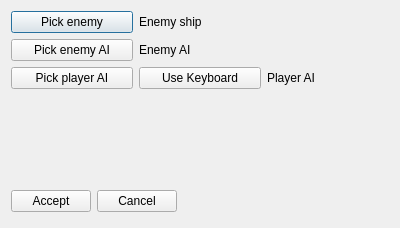
<?xml version="1.0" encoding="UTF-8"?>
<ui version="4.0">
 <class>ScenarioDialog</class>
 <widget class="QDialog" name="ScenarioDialog">
  <property name="geometry">
   <rect>
    <x>0</x>
    <y>0</y>
    <width>400</width>
    <height>228</height>
   </rect>
  </property>
  <property name="windowTitle">
   <string>Dialog</string>
  </property>
  <layout class="QGridLayout" name="gridLayout">
   <item row="0" column="0">
    <widget class="QPushButton" name="pbPickEnemy">
     <property name="text">
      <string>Pick enemy</string>
     </property>
    </widget>
   </item>
   <item row="0" column="1" colspan="2">
    <widget class="QLabel" name="lblEnemy">
     <property name="text">
      <string>Enemy ship</string>
     </property>
    </widget>
   </item>
   <item row="1" column="0">
    <widget class="QPushButton" name="pbPickEnemyAI">
     <property name="text">
      <string>Pick enemy AI</string>
     </property>
    </widget>
   </item>
   <item row="1" column="1" colspan="2">
    <widget class="QLabel" name="lblEnemyAI">
     <property name="text">
      <string>Enemy AI</string>
     </property>
    </widget>
   </item>
   <item row="2" column="0">
    <widget class="QPushButton" name="pbPickPlayerAI">
     <property name="text">
      <string>Pick player AI</string>
     </property>
    </widget>
   </item>
   <item row="2" column="1">
    <widget class="QPushButton" name="pbUseKeyboard">
     <property name="text">
      <string>Use Keyboard</string>
     </property>
    </widget>
   </item>
   <item row="2" column="2">
    <widget class="QLabel" name="lblPlayerAI">
     <property name="text">
      <string>Player AI</string>
     </property>
    </widget>
   </item>
   <item row="4" column="0" colspan="3">
    <layout class="QHBoxLayout">
     <property name="spacing">
      <number>6</number>
     </property>
     <property name="margin">
      <number>0</number>
     </property>
     <item>
      <widget class="QPushButton" name="acceptButton">
       <property name="text">
        <string>Accept</string>
       </property>
      </widget>
     </item>
     <item>
      <widget class="QPushButton" name="cancelButton">
       <property name="text">
        <string>Cancel</string>
       </property>
      </widget>
     </item>
     <item>
      <spacer>
       <property name="orientation">
        <enum>Qt::Horizontal</enum>
       </property>
       <property name="sizeHint" stdset="0">
        <size>
         <width>131</width>
         <height>31</height>
        </size>
       </property>
      </spacer>
     </item>
    </layout>
   </item>
   <item row="3" column="1">
    <spacer name="verticalSpacer">
     <property name="orientation">
      <enum>Qt::Vertical</enum>
     </property>
     <property name="sizeHint" stdset="0">
      <size>
       <width>20</width>
       <height>40</height>
      </size>
     </property>
    </spacer>
   </item>
  </layout>
 </widget>
 <resources/>
 <connections>
  <connection>
   <sender>cancelButton</sender>
   <signal>clicked()</signal>
   <receiver>ScenarioDialog</receiver>
   <slot>reject()</slot>
   <hints>
    <hint type="sourcelabel">
     <x>169</x>
     <y>214</y>
    </hint>
    <hint type="destinationlabel">
     <x>179</x>
     <y>148</y>
    </hint>
   </hints>
  </connection>
  <connection>
   <sender>pbPickEnemy</sender>
   <signal>clicked()</signal>
   <receiver>ScenarioDialog</receiver>
   <slot>pickEnemyShip()</slot>
   <hints>
    <hint type="sourcelabel">
     <x>48</x>
     <y>26</y>
    </hint>
    <hint type="destinationlabel">
     <x>48</x>
     <y>120</y>
    </hint>
   </hints>
  </connection>
  <connection>
   <sender>pbPickEnemyAI</sender>
   <signal>clicked()</signal>
   <receiver>ScenarioDialog</receiver>
   <slot>pickEnemyAI()</slot>
   <hints>
    <hint type="sourcelabel">
     <x>58</x>
     <y>57</y>
    </hint>
    <hint type="destinationlabel">
     <x>69</x>
     <y>129</y>
    </hint>
   </hints>
  </connection>
  <connection>
   <sender>pbPickPlayerAI</sender>
   <signal>clicked()</signal>
   <receiver>ScenarioDialog</receiver>
   <slot>pickPlayerAI()</slot>
   <hints>
    <hint type="sourcelabel">
     <x>30</x>
     <y>86</y>
    </hint>
    <hint type="destinationlabel">
     <x>27</x>
     <y>122</y>
    </hint>
   </hints>
  </connection>
  <connection>
   <sender>pbUseKeyboard</sender>
   <signal>clicked()</signal>
   <receiver>ScenarioDialog</receiver>
   <slot>useKeyboardAI()</slot>
   <hints>
    <hint type="sourcelabel">
     <x>220</x>
     <y>83</y>
    </hint>
    <hint type="destinationlabel">
     <x>336</x>
     <y>187</y>
    </hint>
   </hints>
  </connection>
  <connection>
   <sender>acceptButton</sender>
   <signal>clicked()</signal>
   <receiver>ScenarioDialog</receiver>
   <slot>refire_accept()</slot>
   <hints>
    <hint type="sourcelabel">
     <x>38</x>
     <y>206</y>
    </hint>
    <hint type="destinationlabel">
     <x>252</x>
     <y>200</y>
    </hint>
   </hints>
  </connection>
 </connections>
 <slots>
  <slot>pickEnemyShip()</slot>
  <slot>pickEnemyAI()</slot>
  <slot>pickPlayerAI()</slot>
  <slot>useKeyboardAI()</slot>
  <slot>refire_accept()</slot>
 </slots>
</ui>
